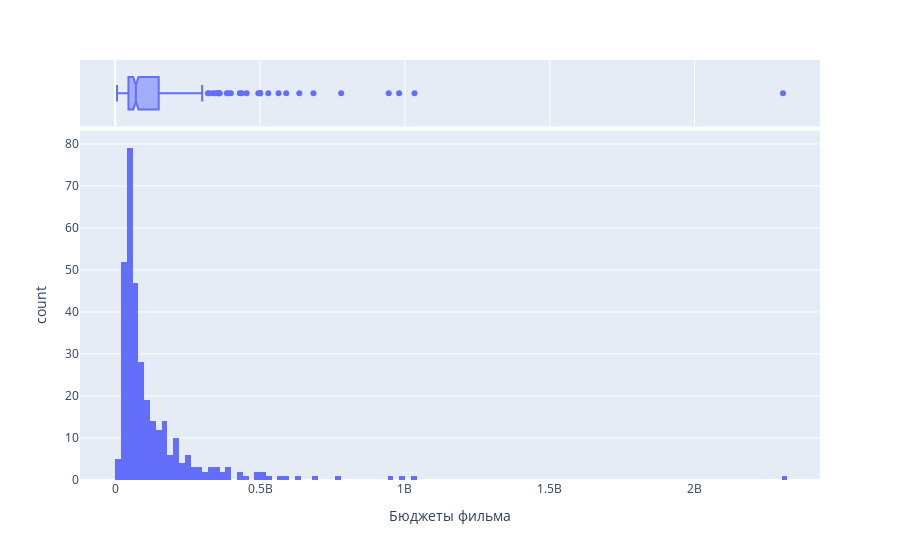

Here is the notebook cell this chart was saved with:
### Markdown cell above
Можно заметить, что чаще (практически в 3 раза) госсредства предоставлялись на невозвратной основе. В обоих случаях присутствует определённое количество выбросов, за счёт которых средний показатель становится выше медианного. Больше выбросов и по количеству, и по величине отклонения у невозвратных средств, соответственно, и разница между характерными показателями, как и стандартное отклонение, больше у второй категории.

Следовательно, ориентироваться будем на медианные значения, так что можно заявить, что средний объём возвратных средств господдержки равен 25 млн, а невозвратных — 30 млн, получается, и сам средний объём второго типа средств выше тех, что нужно будет вернуть. Избавляться от данных выбросов не будем, так как они распределены достаточно последовательно и не выглядят слишком нереалистично, учитывая специфику кинорынка и госфинансирования.

### Code cell
# получение распределения значений бюджета
px.histogram(
movies,
x='budget',
marginal='box').update_layout(
xaxis_title='Бюджеты фильма')

### Figure 1 — Plotly figure (JSON) as saved in the notebook; plotly's stock layout.template omitted (floating-point values rounded to 4 significant figures; data arrays with more than 128 entries replaced by an {"elided": "..."} marker saying what was removed)
{"data": [{"alignmentgroup": "True", "bingroup": "x", "hovertemplate": "budget=%{x}<br>count=%{y}<extra></extra>", "legendgroup": "", "marker": {"color": "#636efa", "pattern": {"shape": ""}}, "name": "", "offsetgroup": "", "orientation": "v", "showlegend": false, "type": "histogram", "x": {"elided": "7433 int values"}, "xaxis": "x", "yaxis": "y"}, {"alignmentgroup": "True", "hovertemplate": "budget=%{x}<extra></extra>", "legendgroup": "", "marker": {"color": "#636efa"}, "name": "", "notched": true, "offsetgroup": "", "showlegend": false, "type": "box", "x": {"elided": "7433 int values"}, "xaxis": "x2", "yaxis": "y2"}], "layout": {"barmode": "relative", "legend": {"tracegroupgap": 0}, "margin": {"t": 60}, "xaxis": {"anchor": "y", "domain": [0, 1], "title": {"text": "Бюджеты фильма"}}, "xaxis2": {"anchor": "y2", "domain": [0, 1], "matches": "x", "showgrid": true, "showticklabels": false}, "yaxis": {"anchor": "x", "domain": [0, 0.8316], "title": {"text": "count"}}, "yaxis2": {"anchor": "x2", "domain": [0.8416, 1], "matches": "y2", "showgrid": false, "showline": false, "showticklabels": false, "ticks": ""}}}
